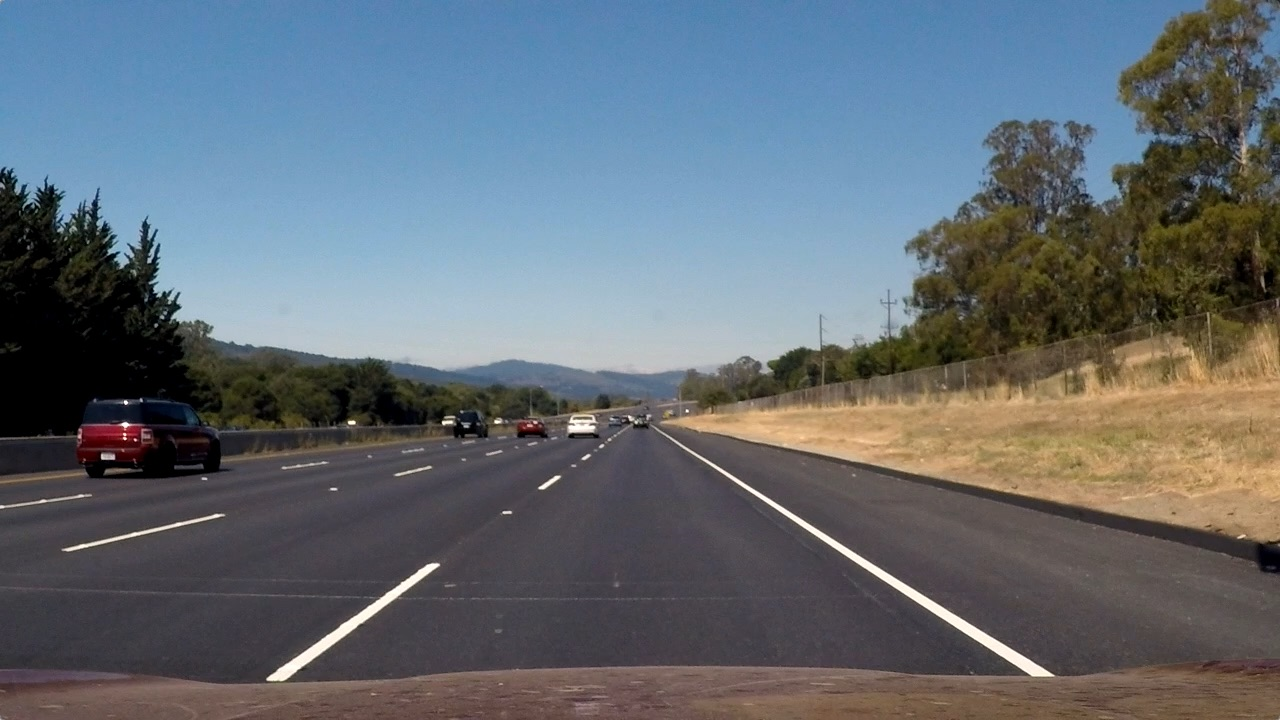
#> input picture test_images/straight_lines2.jpg, 1280 x 720 px
$ python process.py test_images/straight_lines2.jpg   (older library calls are emulated)
#> lines starting #> are read from the running program, lines starting #| are printed output that depends on the picture
#> (reads camera_cal/calibration_coefficients.p from the repository)
#> further down, image is the input picture: shape (720, 1280, 3); mean B, G, R 115.1, 107.7, 99.4
### CameraCalibrator.py
"""Camera Calibrator"""
import cv2
import pickle
import numpy as np


class CameraCalibrator():
    """Camera Calibrator"""

    def __init__(self):
        """Initialize camera calibrator"""
        self.dist_coefficients = None
        self.undistort_matrix = None

    # [29 lines left out: function calibrate, not called in this run]

    def undistort(self, img):
        """Undistort given image"""
        assert self.dist_coefficients is not None
        assert self.undistort_matrix is not None

        return cv2.undistort(img, self.undistort_matrix, self.dist_coefficients, None, self.undistort_matrix)
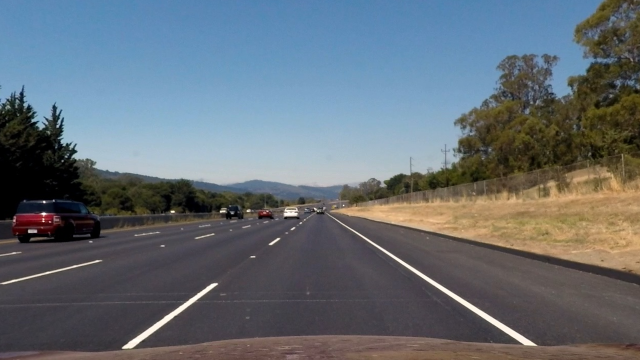
#> returned value: shape (720, 1280, 3) (shown at 1/2 size); mean of channels 0, 1, 2 116.7, 109.1, 100.4; drawn as B, G, R

    # [6 lines left out: function saveParameters, not called in this run]

    def loadParameters(self, location):
        """Load calibration parameters from location"""
        dist_pickle = pickle.load(open(location, "rb"))
        self.undistort_matrix = dist_pickle["mtx"]
        self.dist_coefficients = dist_pickle["dist"]

### Binarizer.py
"""Binarizer"""
import numpy as np
import cv2


class Binarizer():
    """Binarizer - processes an image"""

    def __init__(self):
        """Initialize member variables"""
        self.sobelx = None
        self.sobely = None

    def process(self, image):
        """Process image and output a binarized version"""
        yuv = cv2.cvtColor(image, cv2.COLOR_RGB2YUV)
#> yuv: shape (720, 1280, 3); mean of channels 0, 1, 2 110.4, 123, 133.6
        Y = yuv[:, :, 0]
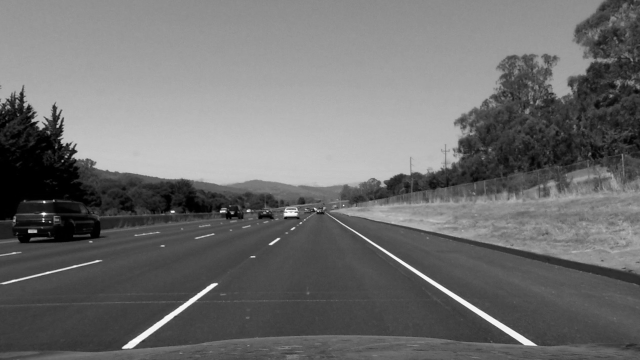
#> Y: shape (720, 1280) (shown at 1/2 size); min 0, max 253, mean 110.4
        V = yuv[:, :, 2]
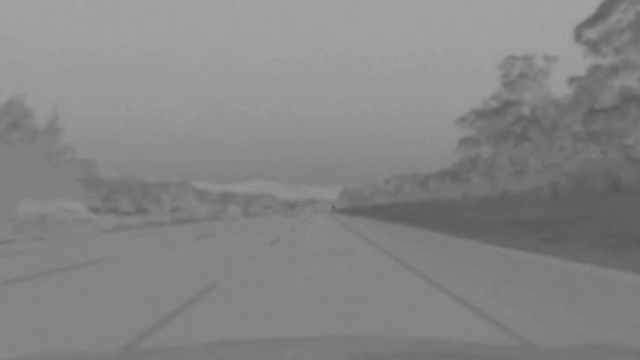
#> V: shape (720, 1280) (shown at 1/2 size); min 87, max 164, mean 133.6

        Y_binary = np.zeros_like(Y)
        Y_binary[(Y >= 200) & (Y <= 255)] = 1

        V_binary = np.zeros_like(V)
        V_binary[(V >= 0) & (V <= 100)] = 1

        self.sobelx = cv2.Sobel(Y, cv2.CV_64F, 1, 0, ksize=13)
        self.sobely = cv2.Sobel(Y, cv2.CV_64F, 0, 1, ksize=13)
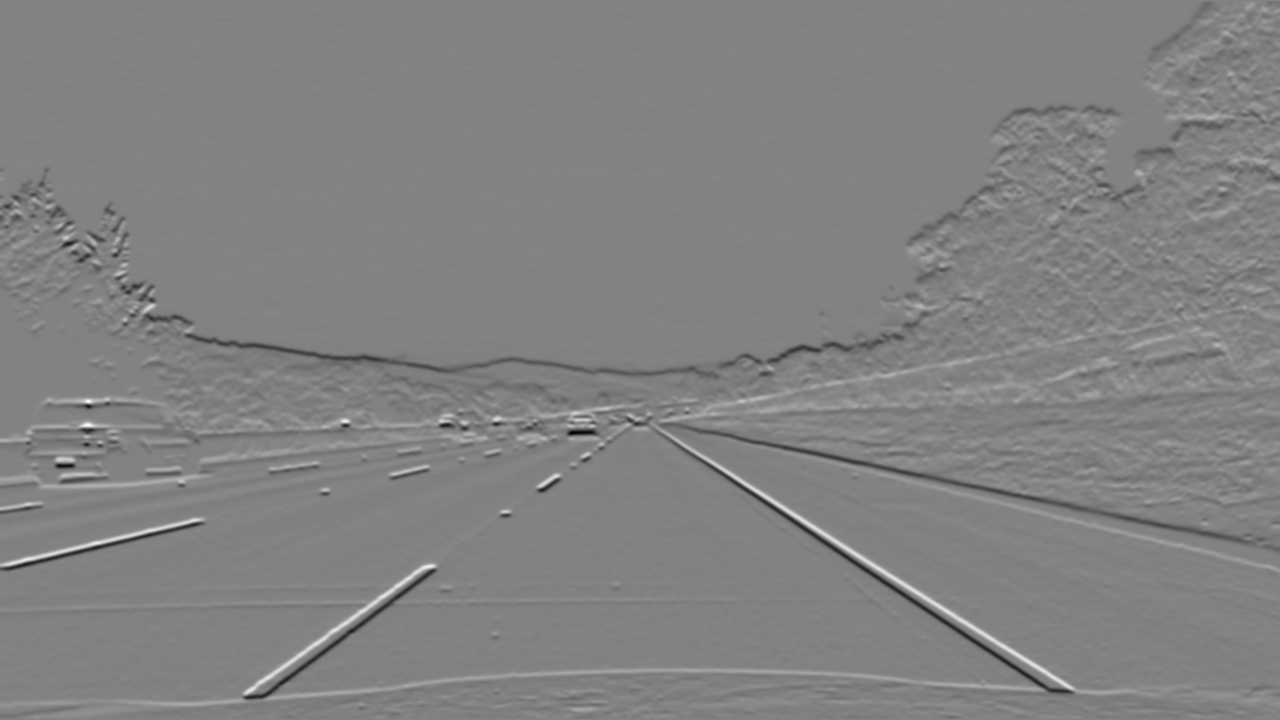
#> self.sobely: shape (720, 1280) float64; min -372130294, max 355655740, mean -583918.4; drawn with min black and max white

        gradx = self.abs_sobel_threshold(orient='x', thresh=(20, 100))
        grady = self.abs_sobel_threshold(orient='y', thresh=(20, 100))

        combined = np.zeros_like(Y)
        combined[(gradx == 1) & (grady == 1) | (Y_binary == 1) | (V_binary == 1)] = 1

        return combined

    def abs_sobel_threshold(self, orient='x', thresh=(0, 255)):
        """Apply sobel filter and thresholding"""
#> called with orient = 'x', thresh = (20, 100)
        if orient == 'x':
            abs_sobel = np.absolute(self.sobelx)
#> (the rest of the program and of its run is left out)
